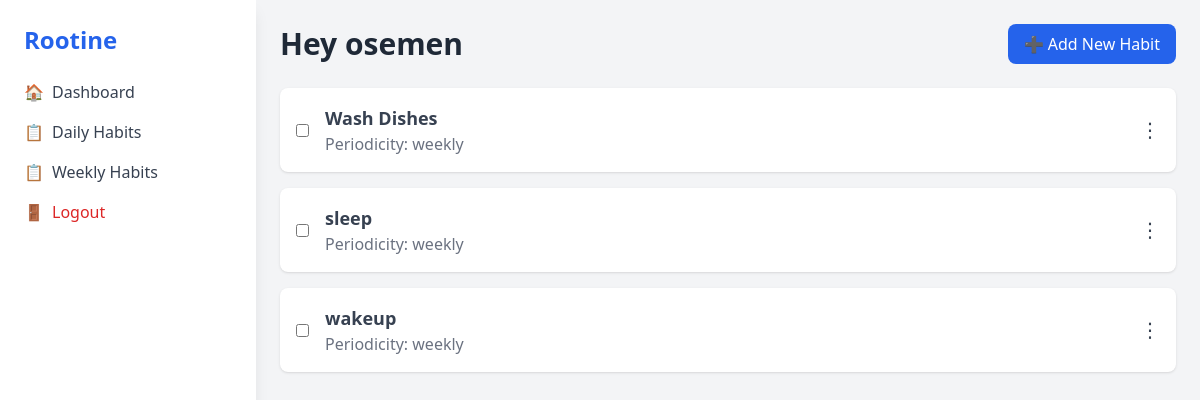
Page /weekly_habit/ (signed in) on the earlier database version.
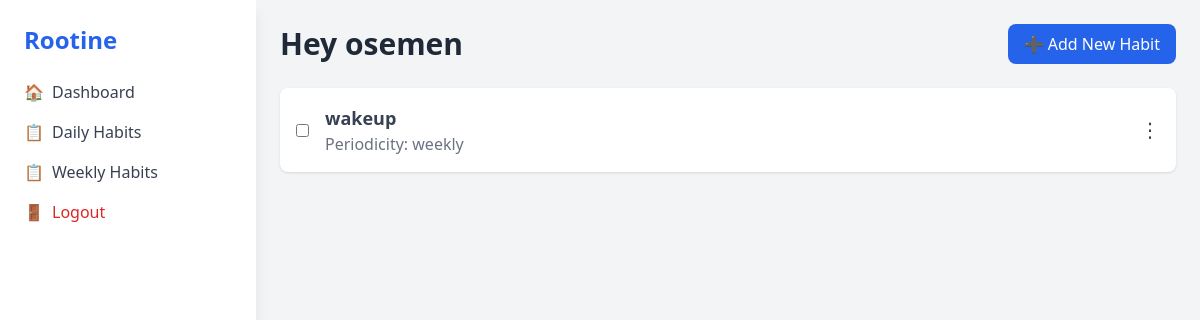
Same page on the later database version.
### habit/models.py (models this page shows, shortened)
class Habit(models.Model):
    PERIODICITY = [
        ("daily", "Daily"),
        ("weekly", "Weekly")
    ]
    name = models.CharField(max_length=255, unique=True)
    description = models.TextField(max_length= 1000)
    user = models.ForeignKey(User, on_delete=models.CASCADE)
    periodicity = models.CharField(max_length=10, choices=PERIODICITY)
    created_at = models.DateTimeField(auto_now_add=True)
    updated_at = models.DateTimeField(auto_now=True)

### habit/views.py (the view)
# urls.py: path("weekly_habit/", views.weekly_habit, name="weekly_habit"),
@login_required
def weekly_habit(request):
    user = request.user
    weekly_habits = Habit.objects.filter(user=user).filter(periodicity="weekly")
    context = {
        "weekly_habits": weekly_habits,
        "user": user
    }
    return render(request, "weekly_habit.html", context)

### templates/weekly_habit.html (shortened to what this page needs)
{% extends 'base.html' %}
{% load static %}
{% block content %}
<div class="max-w-4xl mx-auto">
    <ul class="space-y-4">
        {% for habit in weekly_habits %}
        <li class="flex items-center justify-between bg-white p-4 shadow rounded-lg relative">
            <div class="flex items-center">
                <input type="checkbox" id="habit-{{ habit.id }}" class="mr-4">
                <label for="habit-{{ habit.id }}" class="flex-1">
                    <h3 class="text-lg font-semibold text-gray-700">{{ habit.name }}</h3>
                    <p class="text-gray-500">Periodicity: {{ habit.periodicity }}</p>
                </label>
            </div>
            <div class="relative group inline-block text-left">
                <button class="text-gray-700 text-xl">⋮</button>
            </div>
        </li>
        {% empty %}
        <p class="text-gray-500">No habits to display.</p>
        {% endfor %}
    </ul>
</div>
{% endblock content %}

Differences in the rows shown:
removed Habit: name "Wash Dishes", periodicity "weekly"
removed Habit: name "sleep", periodicity "weekly"
